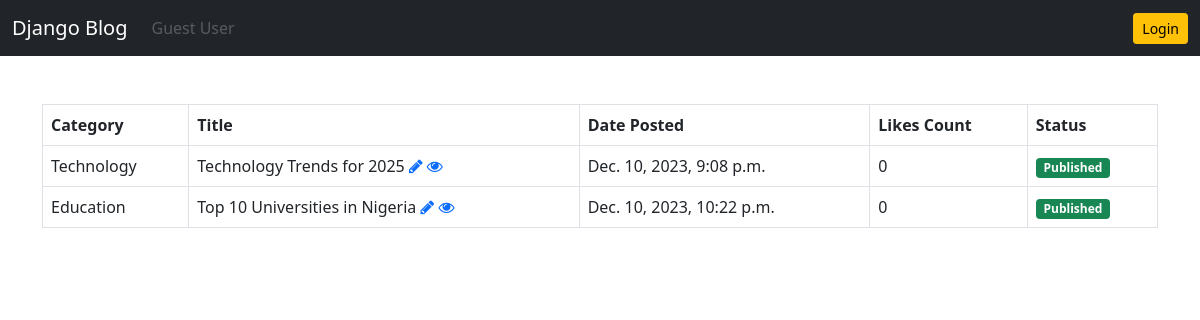
The page /post/all-posts/ on the database as committed earlier.
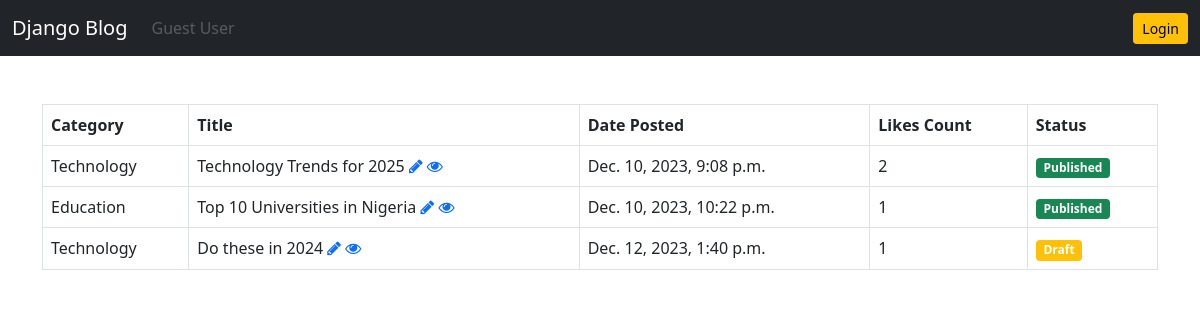
The same page on the database as committed later.
### post/models.py (models this page shows)
class Post(models.Model):
    category = models.ForeignKey(Category, on_delete=models.DO_NOTHING)
    author = models.ForeignKey(User, on_delete=models.CASCADE)
    title = models.CharField(max_length=255)
    description = RichTextField()
    is_published = models.BooleanField(default=True)
    date_created = models.DateTimeField(auto_now_add=True)
    last_updated = models.DateTimeField(auto_now=True)
    likes = models.PositiveIntegerField(default=0)
    slug = models.SlugField(unique=True)

class Category(models.Model):
    title = models.CharField(max_length=255, unique=True)
    def __str__(self):
        return self.title

### post/views.py (the view)
# urls.py: path('all-posts/', all_posts, name='all-posts'),
def all_posts(request):
    posts = Post.objects.all()
    context = {'posts':posts}
    return render(request, 'post/all_posts.html', context)

### templates/post/all_posts.html
{% extends 'base.html' %}
{% block content %}
<table class="table table-bordered">
    <thead>
        <tr>
            <th scope="col">Category</th>
            <th scope="col">Title</th>
            <th scope="col">Date Posted</th>
            <th scope="col">Likes Count</th>
            <th scope="col">Status</th>
        </tr>
    </thead>
    <tbody>
        {% for post in posts %}
        <tr>
            <td>{{post.category}}</td>
            <td>{{post.title}} <a href="{% url 'update-post' post.slug %}">
                <i class="fa fa-pencil"></i></a>
                <a href="{% url 'post-details' post.slug %}">
                    <i class="fa fa-eye"></i></a>
            </td>
            <td>{{post.date_created}}</td>
            <td>{{post.likes}}</td>
            {% if post.is_published %}
            <td><span class="badge bg-success">Published</span></td>
            {% else %}
            <td><span class="badge bg-warning">Draft</span></td>
            {% endif %}
        </tr>
        {% endfor %}
    </tbody>
</table>
{% endblock content %}

Rows that differ between the two databases and show on the page:
changed Post "Technology Trends for 2025": likes "0" → "2"
changed Post "Top 10 Universities in Nigeria": likes "0" → "1"
added Post: category "Technology", title "Do these in 2024", date_created "Dec. 12, 2023, 1:40 p.m.", likes "1", is_published "Draft"
